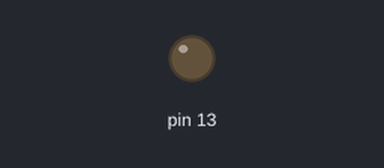
A sketch run on a simulated Arduino Uno, built with avr-gcc and run on an emulated ATmega328P. On the bench: output pins drawn as LEDs (lit = HIGH).

Above: at 1.0 s.
At 3.0 s:
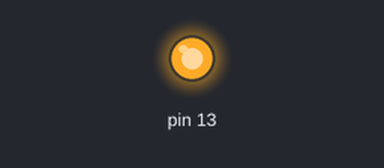
Timing chart, 0 to 5.3 s (numbered marks = the images above):
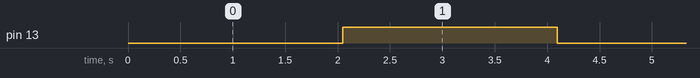

The sketch:

interrupcion_timer0_blink.ino
```cpp
int x = 0;

void setup()
{
pinMode(13, OUTPUT);
OCR0A = 0xAF; //valor en hexadecimal en el cual se llevara   a cabo la interrupción, en este caso cada 0.7ms
TIMSK0 |= _BV(OCIE0A); //crea el evento de comparación  para la interrupción
}

void loop()
{


}

SIGNAL(TIMER0_COMPA_vect)
{
if (x >= 2000) //cada 1.4 segundos se cumple
{
x = 0;
digitalWrite(13, !(digitalRead(13))); //invierto el estado
}
x++;
}
```

Measured:
- by itself, pin 13: alternates HIGH for 2.0 s and LOW for 2.0 s
